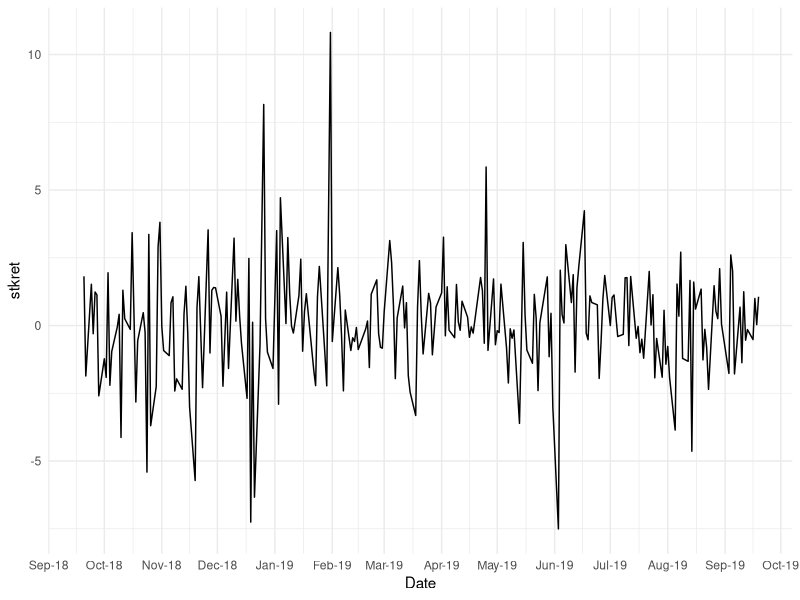

Here is the R script that generated this plot:
## ---- chunk 1
library(ggplot2)
library(dplyr)
## ---- chunk 2
fb_data = readr::read_csv('FB.csv')
## ---- chunk 3
head(fb_data)
## ---- chunk 4
fb_data2 <- fb_data %>%
  rename(AdjClose = `Adj Close`) %>% 
  arrange(Date) %>%
  mutate(stkret = 100 * (
    AdjClose - lag(AdjClose))/lag(AdjClose))

## ---- chunk 5
fb_data2 %>%
  select(Date, AdjClose, stkret) %>%
  head()
## ---- chunk 6
fb_plot <- ggplot(fb_data2 , aes(Date , stkret)) +
  geom_line() +
  theme_minimal() + 
  scale_x_date(date_breaks = "1 month",
               date_labels = "%b-%y")

print(fb_plot)
